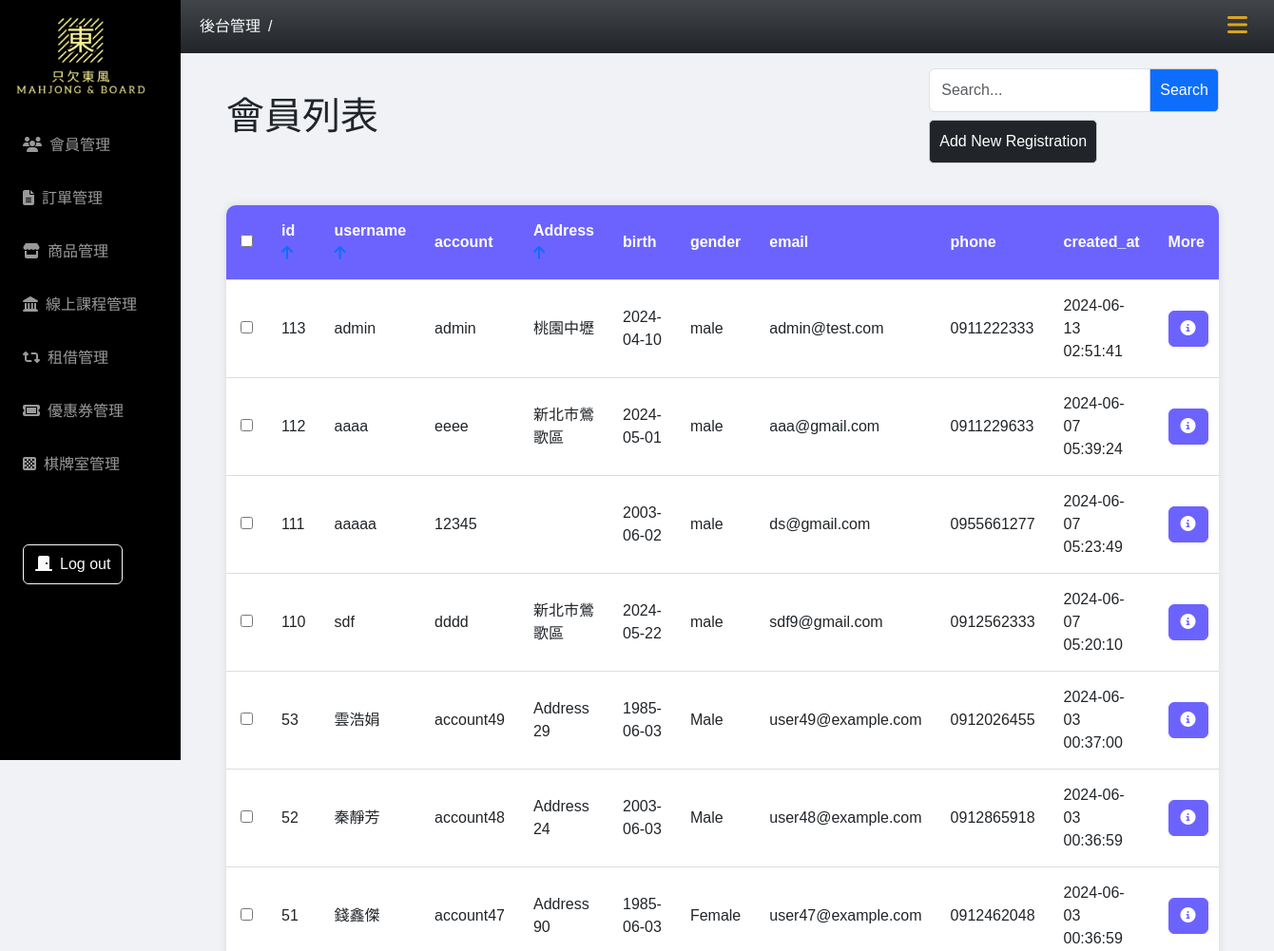
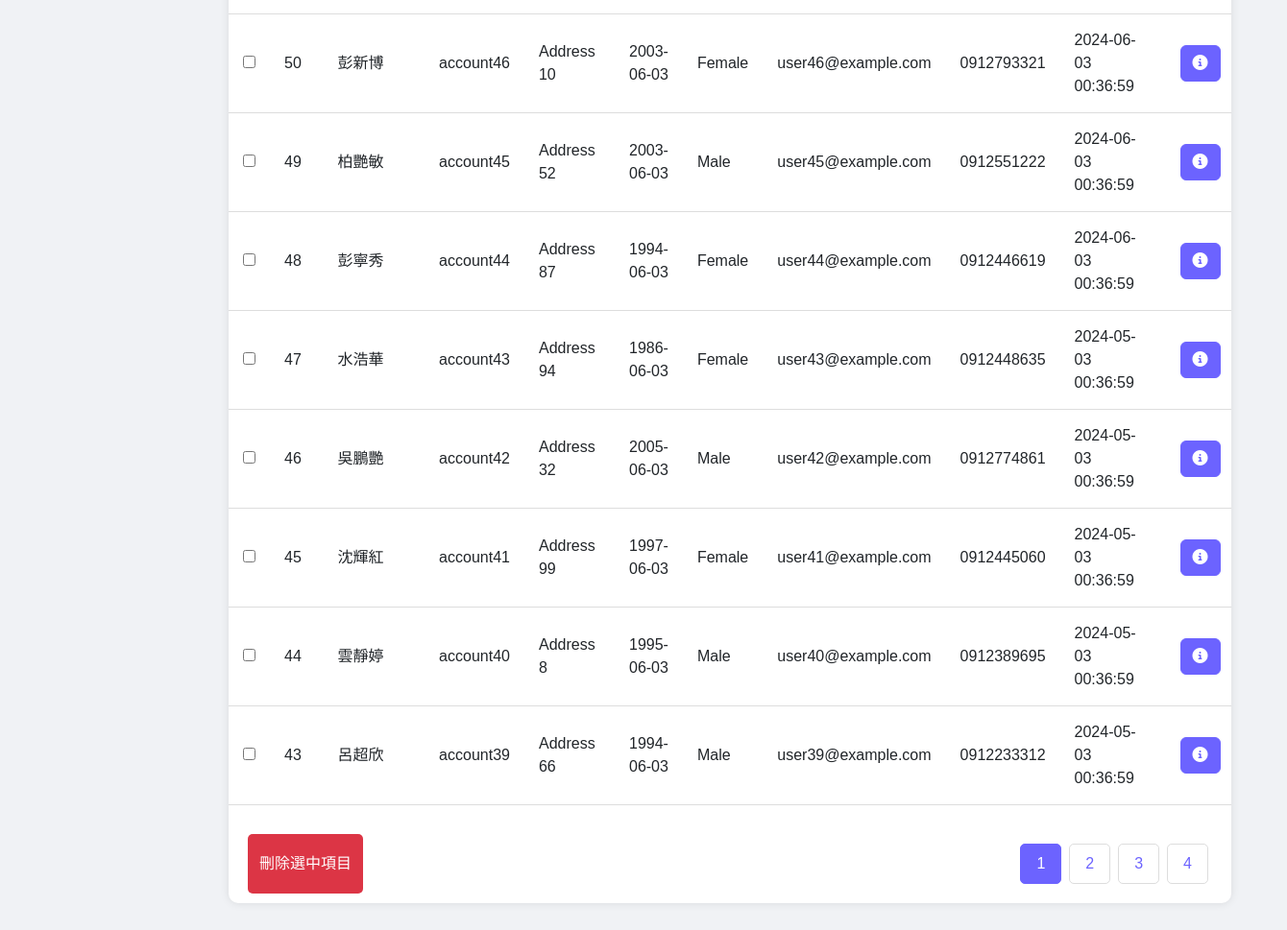
Before: /user-list/users.php?page=1&order=1&type=desc with the older database file (2 pictures, top to bottom).
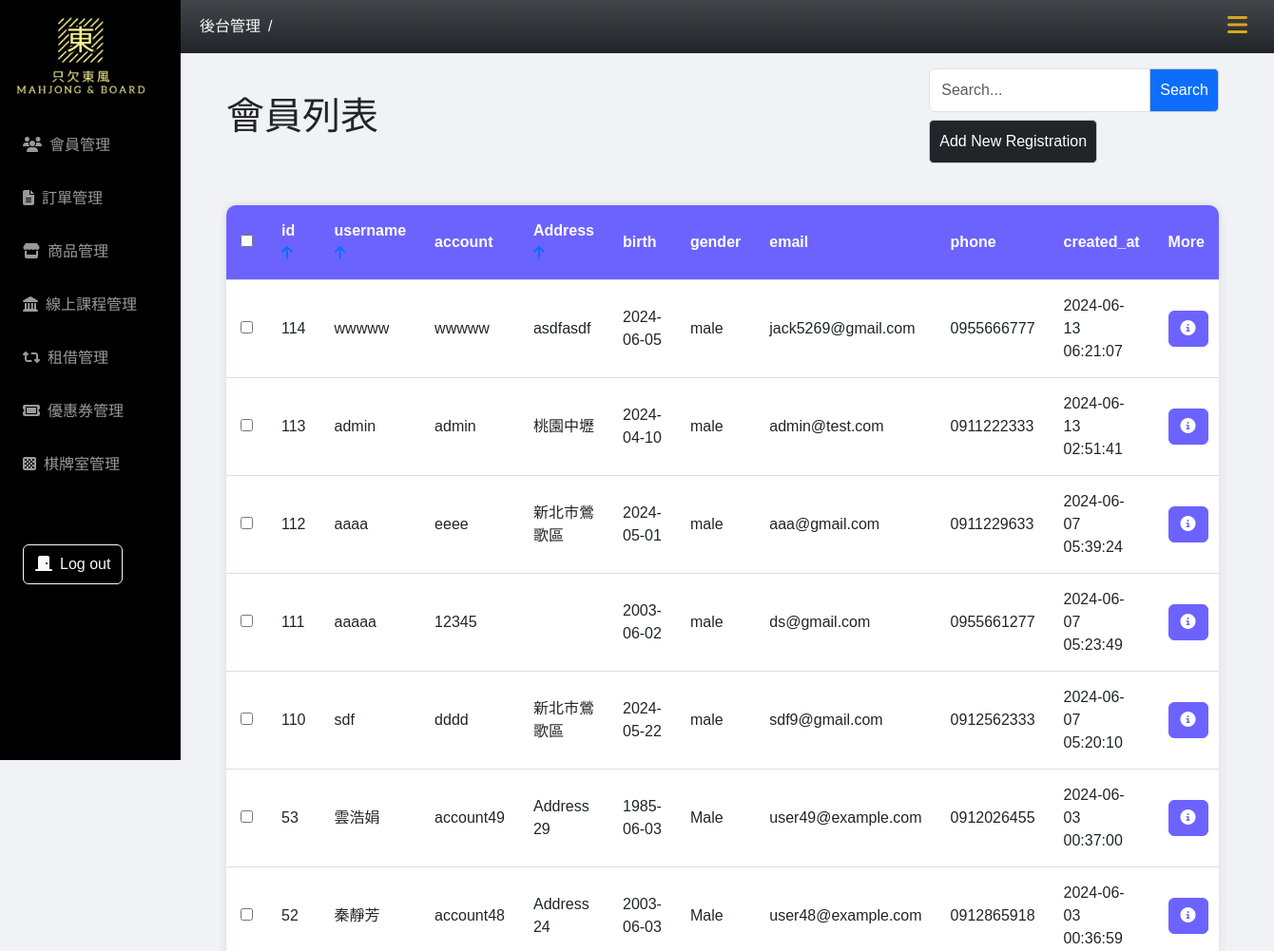
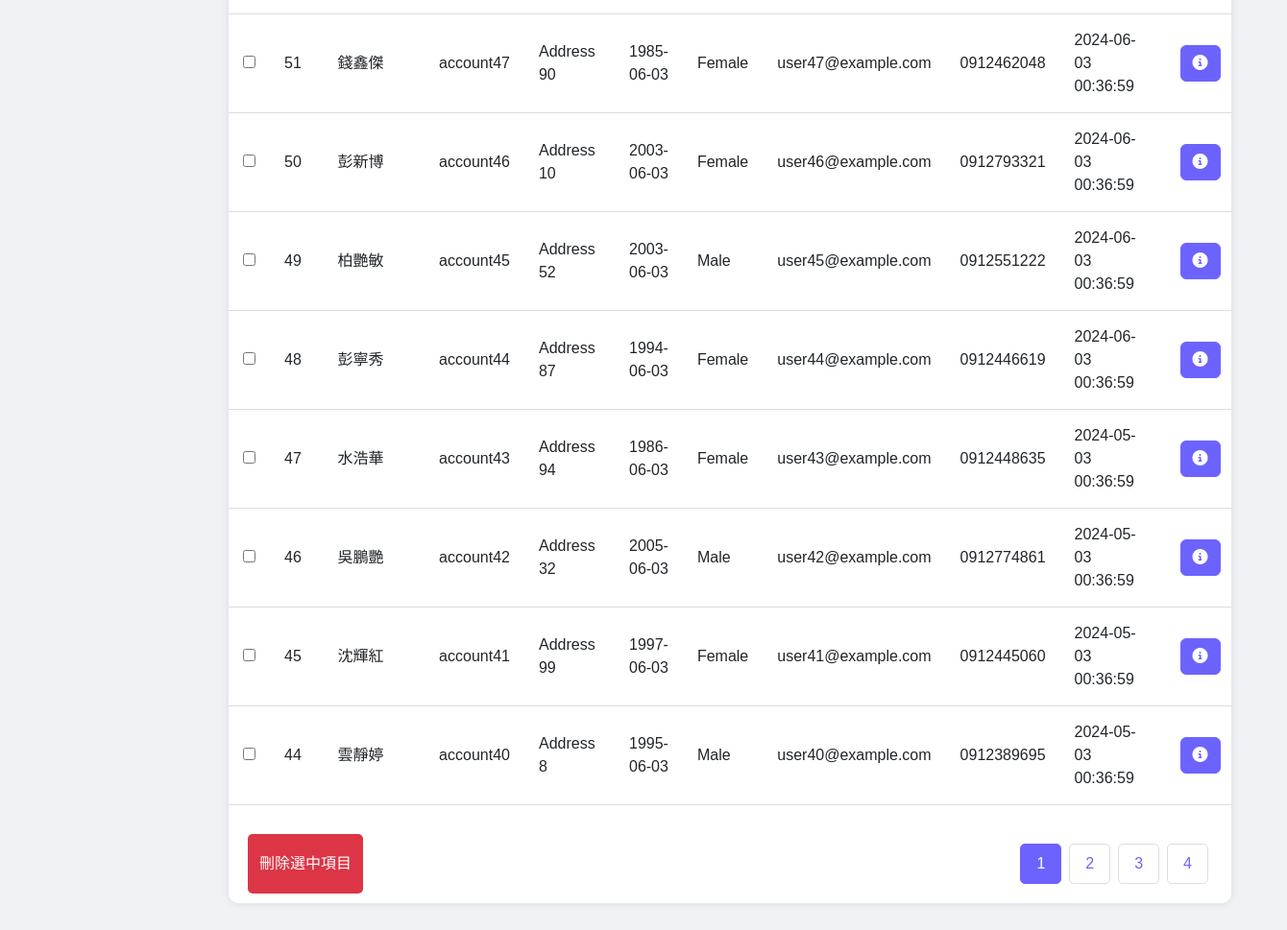
After: the same page with the newer database file (2 pictures, top to bottom).
### tables this page shows
CREATE TABLE `users` (
  `id` int(11) NOT NULL,
  `valid` varchar(10) NOT NULL DEFAULT '1',
  `username` varchar(50) NOT NULL,
  `account` varchar(50) NOT NULL,
  `password` varchar(255) NOT NULL,
  `city` varchar(20) NOT NULL,
  `Address` varchar(100) NOT NULL,
  `phone` text DEFAULT NULL,
  `email` varchar(50) NOT NULL,
  `birth` varchar(100) NOT NULL,
  `gender` varchar(255) NOT NULL,
  `update_at` timestamp NOT NULL DEFAULT current_timestamp(),
  `created_at` timestamp NOT NULL DEFAULT current_timestamp()
);

### user-list/users.php (the view, shortened to what this page needs)
<?php
require_once("../db_connect_mahjong.php");
$sqlAll = "SELECT * FROM users WHERE valid = 1";
$resultAll = $conn->query($sqlAll);
$allUserCount = $resultAll->num_rows;
if (isset($_GET["search"])) {
    $search = $_GET["search"];
    $sql = "SELECT * FROM users WHERE account LIKE '%$search%' AND valid = 1 ";
    $pageTitle = "$search 的搜尋結果";
} else {
    $sql = "SELECT * FROM users WHERE valid = 1";
}
if (isset($_GET["page"]) && isset($_GET["order"])) {
    $page = $_GET["page"];
    $perPage = 15;
    $firstItem = ($page - 1) * $perPage;
    $pageCount = ceil($allUserCount / $perPage);
    $order = $_GET["order"];
    $orderType = isset($_GET["type"]) ? $_GET["type"] : 'asc';
    $orderClause = "";
    switch ($order) {
        case 1:
            $orderClause = "ORDER BY id $orderType";
            break;
    }
    $sql .= " $orderClause LIMIT $firstItem,$perPage";
}
$result = $conn->query($sql);
$rows = $result->fetch_all(MYSQLI_ASSOC);
?>
<!DOCTYPE html>
<html lang="en">
<head>
    <?php include("../css-mahjong.php") ?>
</head>
<body>
    <?php include("../nav.php") ?>
    <div class="container main-content px-5">
        <div class="header py-3">
            <div>
                <h1>會員列表</h1>
            </div>
            <div>
                <form action="" method="get" class="d-inline">
                    <div class="input-group position-relative z-0">
                        <input type="text" class="form-control" placeholder="Search..." name="search">
                        <button class="btn btn-primary" type="submit">Search</button>
                    </div>
                </form>
                <a href="create-user.php"><button type="button" class="btn btn-dark my-2">Add New Registration</button></a>
            </div>
        </div>
        <div class="table-container mb-5">
            <form method="post" action="">
                <table>
                    <thead>
                        <tr>
                            <th><input type="checkbox" id="select-all"></th>
                            <th>
                                id
                                <a href="?page=<?= $page ?>&order=1&type=<?= $order == 1 && $orderType == 'asc' ? 'desc' : 'asc' ?>">
                                    <i class="fa-solid fa-arrow-<?= $order == 1 && $orderType == 'asc' ? 'down' : 'up' ?>"></i>
                                </a>
                            </th>
                            <th>
                                username
                                <a href="?page=<?= $page ?>&order=2&type=<?= $order == 2 && $orderType == 'asc' ? 'desc' : 'asc' ?>">
                                    <i class="fa-solid fa-arrow-<?= $order == 2 && $orderType == 'asc' ? 'down' : 'up' ?>"></i>
                                </a>
                            </th>
                            <th>account</th>
                            <th>
                                Address
                                <a href="?page=<?= $page ?>&order=3&type=<?= $order == 3 && $orderType == 'asc' ? 'desc' : 'asc' ?>">
                                    <i class="fa-solid fa-arrow-<?= $order == 3 && $orderType == 'asc' ? 'down' : 'up' ?>"></i>
                                </a>
                            </th>
                            <th>birth</th>
                            <th>gender</th>
                            <th>email</th>
                            <th>phone</th>
                            <th>created_at</th>
                            <th>More</th>
                        </tr>
                    </thead>
                    <tbody>
                        <?php foreach ($rows as $user) : ?>
                            <tr>
                                <td><input type="checkbox" class="checkBox" name="ids[]" value="<?= $user["id"] ?>"></td>
                                <td><?= $user["id"] ?></td>
                                <td><?= $user["username"] ?></td>
                                <td><?= $user["account"] ?></td>
                                <td><?= $user["Address"] ?></td>
                                <td><?= $user["birth"] ?></td>
                                <td><?= $user["gender"] ?></td>
                                <td><?= $user["email"] ?></td>
                                <td><?= $user["phone"] ?></td>
                                <td><?= $user["created_at"] ?></td>
                                <td>
                                    <a href="user.php?id=<?= $user["id"] ?>" class="btn color btn-primary"><i class="fa-solid fa-circle-info"></i></a>
                                </td>
                            </tr>
                        <?php endforeach; ?>
                    </tbody>
                </table>
                <div class="footer">
                    <button type="submit" name="delete" class="btn btn-danger" onclick="return confirmDelete()">刪除選中項目</button>
                    <div class="pagination">
                        <?php if ($pageCount >= 1) : ?>
                            <?php for ($i = 1; $i <= $pageCount; $i++) : ?>
                                <a href="?page=<?= $i ?>&order=<?= $order ?>&type=<?= $orderType ?>" class="<?= $i == $page ? 'active' : '' ?>"><?= $i ?></a>
                            <?php endfor; ?>
                        <?php endif; ?>
                    </div>
                </div>
            </form>
        </div>
    </div>
</body>
</html>

### css-mahjong.php (shortened to what this page needs)
<link rel="stylesheet" href="https://cdnjs.cloudflare.com/ajax/libs/font-awesome/6.5.2/css/all.min.css" />
<link href="https://cdn.jsdelivr.net/npm/bootstrap@5.3.2/dist/css/bootstrap.min.css" rel="stylesheet" />

### nav.php (shortened to what this page needs)
<header>
    <div class="container-fluid position-fixed bg-dark bg-gradient z-1">
        <nav class="navbar navbar-expand-lg ">
            <div class="collapse navbar-collapse" id="navbarNav">
                <ul class="navbar-nav">
                    <li class="nav-item d-flex align-items-center text-light">
                        <a class="nav-link link-light active" aria-current="page" href="sidebar-nav.php">後台管理</a> / <a class="nav-link link-secondary" href="#"><?php if (isset($_SESSION["group"])) echo $_SESSION["group"] ?></a>
                    </li>
                </ul>
            </div>
            <div class="d-flex justify-content-start mx-3">
                <label for="switch"><i class="hamburger fa-solid fa-bars"></i></label>
            </div>
        </nav>
    </div>
</header>
<aside class="sidebar bg-black position-fixed z-2">
    <div class="logo p-3">
        <a href=""><img class="object-fit-cover" src="../images/logo.png" alt="" /></a>
    </div>
    <div class="d-flex flex-column justify-content-between">
        <ul class="list-unstyle">
            <li>
                <a data-group="會員管理" class="sub-sidebar-switch main-sidebar d-block px-4 py-2 mt-3  text-decoration-none <?php if (isset($_SESSION["group"]) && $_SESSION["group"] === "會員管理") echo "active" ?>"><i class="fa-solid fa-users me-2"></i>會員管理</a>
            </li>
            <li>
                <a data-group="訂單管理" class="sub-sidebar-switch main-sidebar d-block px-4 py-2 mt-3 text-decoration-none <?php if (isset($_SESSION["group"]) && $_SESSION["group"] === "訂單管理") echo "active" ?>"><i class="fa-solid fa-file-lines me-2"></i>訂單管理</a>
            </li>
            <li>
                <a data-group="商品管理" href="../product/product-list.php" class="main-sidebar d-block px-4 py-2 my-3 text-decoration-none <?php if (isset($_SESSION["group"]) && $_SESSION["group"] === "商品管理") echo "active" ?>"><i class="fa-solid fa-store me-2"></i>商品管理</a>
            </li>
            <li>
                <a data-group="線上課程管理" href="../mjphp/course-list.php" class="main-sidebar d-block px-4 py-2 my-3 text-decoration-none <?php if (isset($_SESSION["group"]) && $_SESSION["group"] === "線上課程管理") echo "active" ?>"><i class="fa-solid fa-landmark me-2"></i>線上課程管理</a>
            </li>
            <li>
                <a data-group="租借管理" href="../rent/rent-product-list.php" class="main-sidebar d-block px-4 py-2 my-3 text-decoration-none <?php if (isset($_SESSION["group"]) && $_SESSION["group"] === "租借管理") echo "active" ?>"><i class="fa-solid fa-retweet me-2"></i>租借管理</a>
            </li>
            <li>
                <a data-group="優惠券管理" href="../coupon/coupon-list.php?page=1&order=1" class="main-sidebar d-block px-4 py-2 my-3 text-decoration-none <?php if (isset($_SESSION["group"]) && $_SESSION["group"] === "優惠券管理") echo "active" ?>"><i class="fa-solid fa-ticket me-2"></i>優惠券管理</a>
            </li>
            <li>
                <a data-group="棋牌室管理" href="../mahjong_room/allRooms.php" class="main-sidebar d-block px-4 py-2 my-3 text-decoration-none <?php if (isset($_SESSION["group"]) && $_SESSION["group"] === "棋牌室管理") echo "active" ?>"><i class="fa-solid fa-chess-board me-2"></i>棋牌室管理</a>
            </li>
        </ul>
        <div class="d-flex justify-content-start mt-5">
            <a class="d-block mx-4 py-2 text-decoration-none btn btn-outline-light" href="../manber/doLogout.php">
                <i class="fa-solid fa-door-closed me-2"></i>Log out
            </a>
        </div>
    </div>
</aside>

### css-mahjong.php (style rules this page uses)
:root { --aside-width: 190px; --header-nav-height: 56px; }
.navbar { padding-left: var(--aside-width); }
.sidebar { width: var(--aside-width); height: 100vh; top: 0; }
.sidebar ul { padding: 0; margin: 0; }
.sidebar ul a { color: #999; }
.main-sidebar { cursor: pointer; }
.list-unstyle { list-style: none; }
.logo { width: calc(var(--aside-width) - 20px); }
.object-fit-cover { width: 100%; height: 100%; }
.main-content { margin: 0 0 0 var(--aside-width); padding-top: var(--header-nav-height); }
.hamburger { font-size: 24px; color: goldenrod; cursor: pointer; }

### user-list/users.php (style rules this page uses)
body { font-family: Arial, sans-serif; background-color: #f0f2f5; margin: 0; padding: 0; }
.header { display: flex; justify-content: space-between; align-items: center; margin-bottom: 20px; }
.header select, .header button { padding: 10px; border: 1px solid #ccc; border-radius: 5px; }
.header button { cursor: pointer; }
.table-container { background-color: white; border-radius: 10px; overflow: hidden; box-shadow: 0 0 10px rgba(0, 0, 0, 0.1); }
table { border-collapse: collapse; }
table th, table td { padding: 15px; text-align: left; border-bottom: 1px solid #ddd; }
table th { background-color: #6c63ff; color: white; }
.footer { display: flex; justify-content: space-between; margin-top: 20px; }
.footer button { margin: 10px 20px; border: none; border-radius: 5px; cursor: pointer; }
.pagination { display: flex; justify-content: flex-end; margin: 20px; }
.pagination a { color: #6c63ff; padding: 8px 16px; text-decoration: none; border: 1px solid #ddd; margin: 0 4px; border-radius: 5px; }
.pagination a.active { background-color: #6c63ff; color: white; border: 1px solid #6c63ff; }
.color { --bs-btn-bg: #6c63ff; --bs-btn-border-color: #6c63ff; --bs-btn-hover-bg: #9e4aed; --bs-btn-hover-border-color: #9e4aed; --bs-btn-active-bg: #9e4aed; --bs-btn-active-border-color: #9e4aed; }

Changed rows visible on the page:
no longer on this page (row unchanged): users: id "43", username "呂超欣", account "account39", Address "Address 66", birth "1994-06-03", gender "Male", email "user39@example.com", phone "0912233312", created_at "2024-05-03 00:36:59"
added users: id "114", username "wwwww", account "wwwww", Address "asdfasdf", birth "2024-06-05", gender "male", email "jack5269@gmail.com", phone "0955666777", created_at "2024-06-13 06:21:07"
